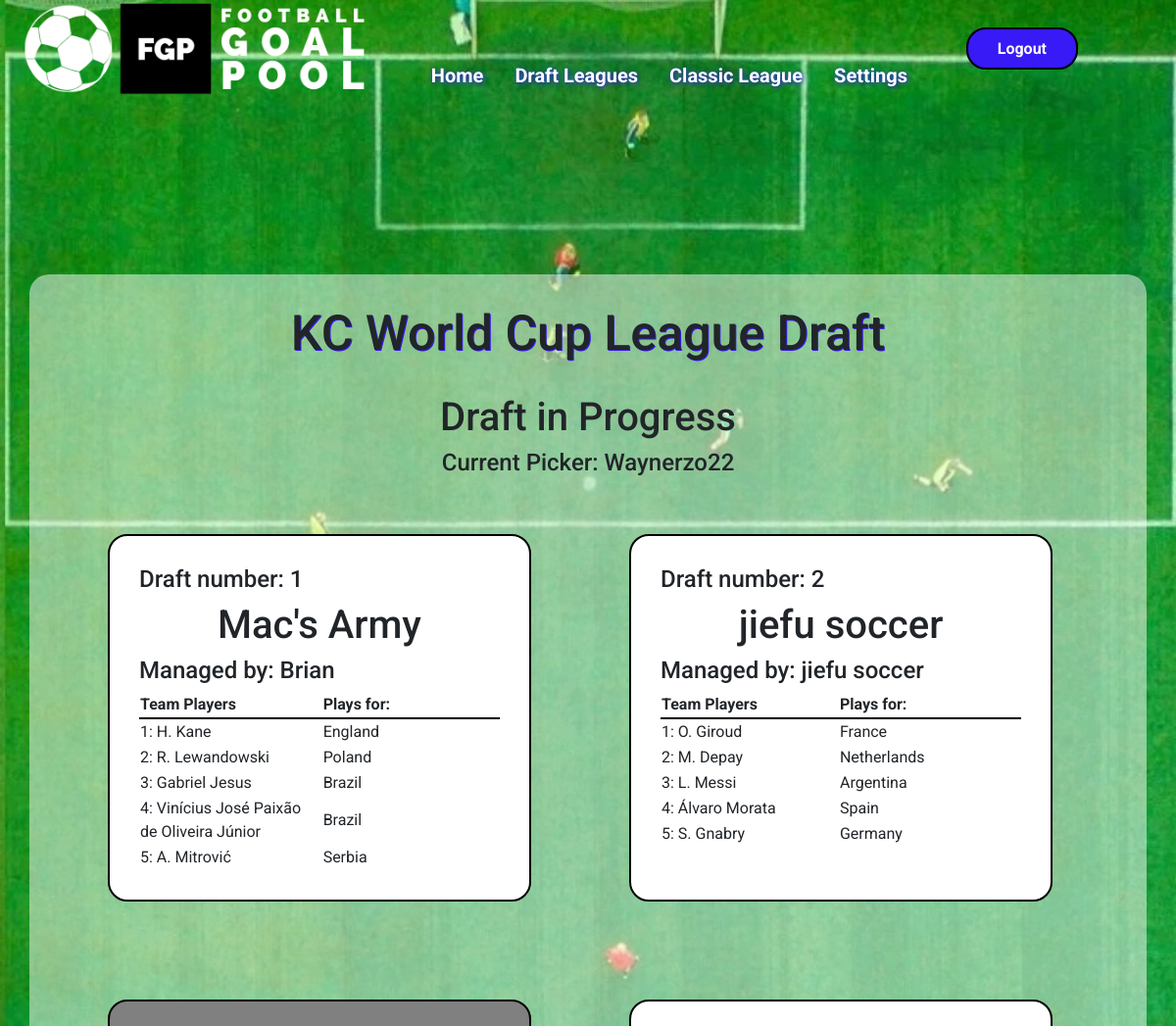
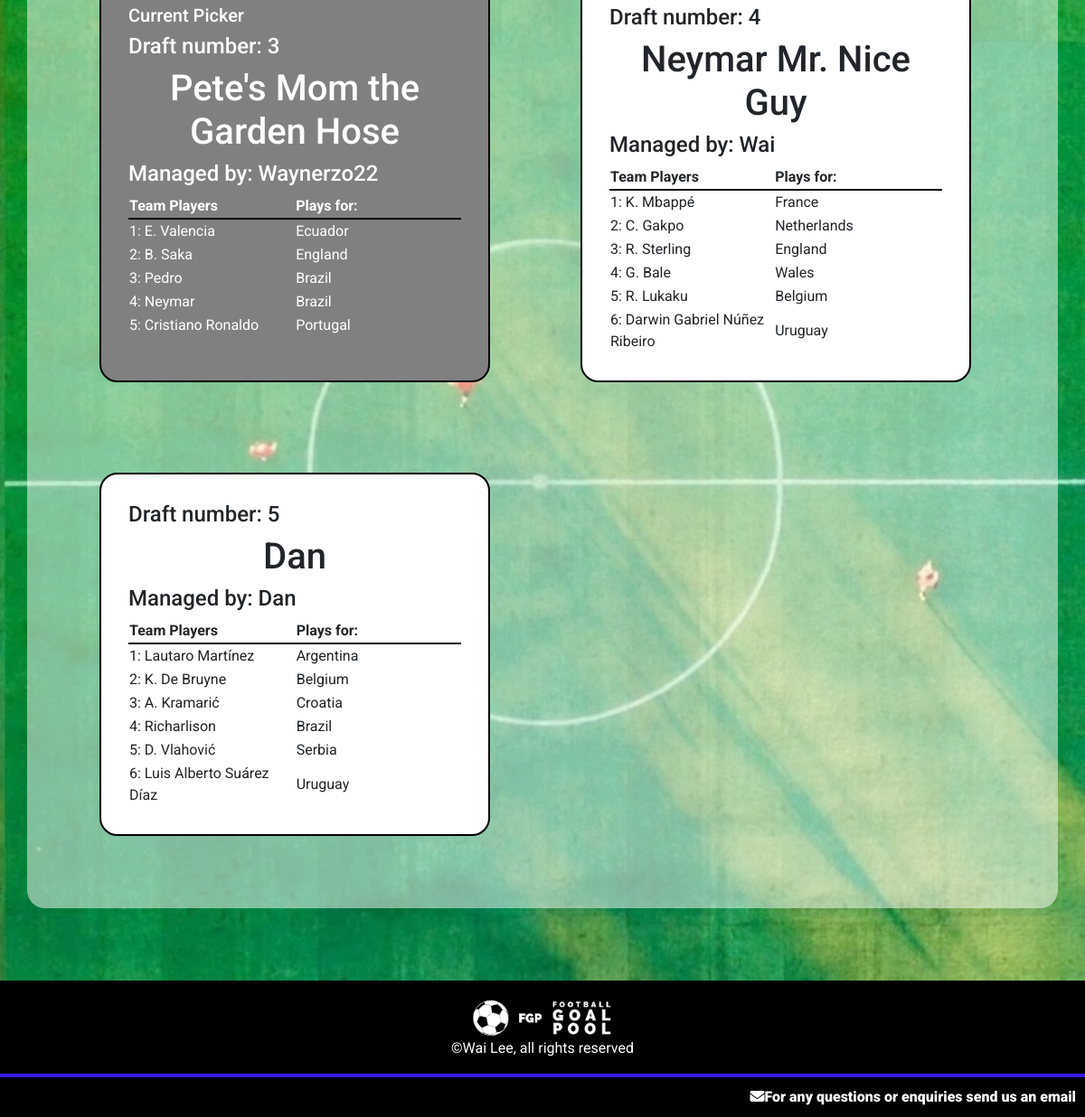
The app's page /draft/ (signed in) with its own data (2 pictures, top to bottom).
### goalpoolapp/models.py (models this page shows, shortened)
class League(models.Model):
    teamlimit = models.IntegerField()
    leaguename = models.CharField(max_length=64)
    leaguecode = models.CharField(max_length = 10, blank=True, null=True)
    teamplayerslimit = models.IntegerField()
    transfersActivated = models.BooleanField(default=False)
    transfersAllowed = models.BooleanField(default=False)
    duplicatePlayersAllowed = models.BooleanField()
    admin = models.ForeignKey(User, on_delete=models.CASCADE, related_name="administratedleague")
    draftcomplete = models.BooleanField(default=False)
    draftstarted = models.BooleanField(default=False)
    draftposition = models.IntegerField(default=1)
    draftdecending = models.BooleanField(default=False)

class User(AbstractUser):
    emailpermission = models.BooleanField(null=True)

class Team(models.Model):
    manager = models.ForeignKey(User, on_delete=models.CASCADE, related_name="managedteams")
    league = models.ForeignKey(League, on_delete=models.CASCADE, related_name="leagueteams")
    players = models.ManyToManyField(Player, related_name="teams", blank=True)
    provisionalplayers = models.ManyToManyField(Player, related_name="provisionalteams", blank=True)
    rank = models.IntegerField(default=1)
    teamname = models.CharField(max_length=64)
    totalgoals = models.IntegerField(default=0)
    draftnumber = models.IntegerField(blank=True, null=True)

class Player(models.Model):
    playercode = models.IntegerField()
    leagues = models.ManyToManyField(League, related_name="leagueplayers", blank=True)
    nickname = models.CharField(max_length=64)
    goals = models.IntegerField(default=0)
    country = models.ForeignKey(Country, on_delete=models.CASCADE, related_name="players")
    currentweekgoals = models.IntegerField(default=0)
    position = models.CharField(max_length=12)
    pic = models.CharField(max_length=100)

class Country(models.Model):
    countryname = models.CharField(max_length=20)
    countrypic = models.CharField(max_length=100)
    countryid = models.IntegerField()

### goalpoolapp/views.py (the view)
# urls.py: path('draft/', views.draft, name='draft'),
@login_required
def draft(request, leagueid=None):
    userteams = Team.objects.filter(manager=request.user)
    if leagueid != None:
        leagueslist = League.objects.filter(id=leagueid)
    else:
        leagueslist = League.objects.filter(leagueteams__in=userteams)
    leagueslist = leagueslist.exclude(id=19)
    leagues = Paginator(leagueslist, 1)
    page = request.GET.get('page')
    league = leagues.get_page(page)
    picker = None
    try:
        teams = league[0].leagueteams.all()
        playercheck = 0
        for team in teams:
            if team.players.count() == league[0].teamplayerslimit:
                playercheck += 1
        if playercheck == league[0].leagueteams.count():
            league[0].draftcomplete = True
            league[0].save()
        for team in league[0].leagueteams.all():
            if team.draftnumber == league[0].draftposition:
                picker = team.manager
    except:
        pass
    return render(request, 'goalpoolapp/draft.html', {
        "picker": picker,
        "leaguepage": league,
        "leagues": leagues,
    })

### goalpoolapp/templates/goalpoolapp/draft.html (shortened to what this page needs)
{% extends "goalpoolapp/layout.html" %}
{% load static %}
{% block body %}
<div id="main-page-content-container">
    <div id="main-page-content">
        {% for league in leaguepage %}
            <h2>{{ league.leaguename }} Draft</h2>
            <br>
            {% if league.draftstarted == True and league.draftcomplete == False %}
                <h3>Draft in Progress</h3>
                <h4>Current Picker: {{ picker }}</h4>
                <div id="teamscontainer">
                    {% for team in league.leagueteams.all|dictsort:"draftnumber" %}
                        <div
                        {% if team.manager == picker %}
                        class="pickercontainer"
                        {% else %}
                        class="teamcontainer"
                        {% endif %}
                        >
                        {% if team.manager == picker %}
                            <h5>Current Picker</h5>
                        {% endif %}
                        <h4>Draft number: {{ team.draftnumber }}</h4>
                        <h3>{{ team.teamname }}</h3>
                        <h4>Managed by: {{ team.manager }}</h4>
                            <table>
                                <tr>
                                    <th class="draftheader">Team Players</th>
                                    <th class="draftheader">Plays for:</th>
                                </tr>
                                {% for player in team.players.all %}
                                <tr>
                                    <td>{{ forloop.counter }}: {{ player.nickname }}</td>
                                    <td>{{ player.country.countryname }}</td>
                                </tr>
                                {% endfor %}
                            </table>
                        </div>
                    {% endfor %}
                </div>
            {% endif %}
        {% endfor %}
    </div>
</div>
{% endblock %}

### goalpoolapp/static/goalpoolapp/styles.css (style rules this page uses)
* { font-family: 'Roboto', sans-serif; }
h2 { font-size: 50px; text-shadow: 1px 1px #371af5; text-align: center; }
h3 { font-size: 40px; text-align: center; }
body { min-height: 100vh; display: flex; flex-direction: column; }
th { width: 20%; border-bottom: solid black 2px; }
tr { height: 20px; }
#main-page-content-container { display: flex; flex-direction: column; align-items: center; padding: 30px; }
#main-page-content { max-width: 1200px; background-color: #FFFFFF80; display: flex; flex-direction: column; align-items: center; padding: 30px; margin-top: 250px; border-radius: 20px; }
#teamscontainer { display: flex; flex-flow: row wrap; }
.teamcontainer { margin: 50px; border: solid black 2px; border-radius: 20px; padding: 30px; background-color: white; width: 40%; }
.draftheader { width: 200px; }
.pickercontainer { margin: 50px; border: solid black 2px; border-radius: 20px; padding: 30px; background-color: gray; color: white; width: 40%; }

### records on screen
League: leaguename "KC World Cup League"
User: username "Waynerzo22"
Team: draftnumber "1", teamname "Mac's Army", manager "Brian"
Player: nickname "H. Kane", country.countryname "England"
Player: nickname "R. Lewandowski", country.countryname "Poland"
Player: nickname "Gabriel Jesus", country.countryname "Brazil"
Player: nickname "Vinícius José Paixão de Oliveira Júnior", country.countryname "Brazil"
Player: nickname "A. Mitrović", country.countryname "Serbia"
Team: draftnumber "2", teamname "jiefu soccer", manager "jiefu soccer"
Player: nickname "O. Giroud", country.countryname "France"
Player: nickname "M. Depay", country.countryname "Netherlands"
Player: nickname "L. Messi", country.countryname "Argentina"
Player: nickname "Álvaro Morata", country.countryname "Spain"
Player: nickname "S. Gnabry", country.countryname "Germany"
Team: shows "Current Picker", draftnumber "3", teamname "Pete's Mom the Garden Hose", manager "Waynerzo22"
Player: nickname "E. Valencia", country.countryname "Ecuador"
Player: nickname "B. Saka", country.countryname "England"
Player: nickname "Pedro", country.countryname "Brazil"
Player: nickname "Neymar", country.countryname "Brazil"
Player: nickname "Cristiano Ronaldo", country.countryname "Portugal"
Team: draftnumber "4", teamname "Neymar Mr. Nice Guy", manager "Wai"
Player: nickname "K. Mbappé", country.countryname "France"
Player: nickname "C. Gakpo", country.countryname "Netherlands"
Player: nickname "R. Sterling", country.countryname "England"
Player: nickname "G. Bale", country.countryname "Wales"
Player: nickname "R. Lukaku", country.countryname "Belgium"
Player: nickname "Darwin Gabriel Núñez Ribeiro", country.countryname "Uruguay"
Team: draftnumber "5", teamname "Dan", manager "Dan"
Player: nickname "Lautaro Martínez", country.countryname "Argentina"
Player: nickname "K. De Bruyne", country.countryname "Belgium"
Player: nickname "A. Kramarić", country.countryname "Croatia"
Player: nickname "Richarlison", country.countryname "Brazil"
Player: nickname "D. Vlahović", country.countryname "Serbia"
Player: nickname "Luis Alberto Suárez Díaz", country.countryname "Uruguay"
